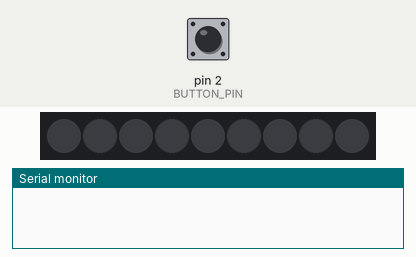
Simulated run of this sketch. Board: Arduino Uno, built with avr-gcc and run on an emulated ATmega328P. Parts: 9 RGB LEDs in strip order, left to right, the last lines printed to the serial monitor. Inputs (shaded band) come from the test bench; at power-on: pin 2 (BUTTON_PIN) HIGH. Random numbers use the default seed unless the sketch sets one.

Above: at 1.2 s.
1.3 s: pin 2 (BUTTON_PIN) pulled LOW for 0.15 s
At 2.2 s:
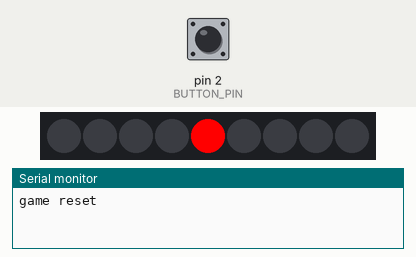
3.2 s: pin 2 (BUTTON_PIN) pulled LOW for 1 s
At 5.4 s:
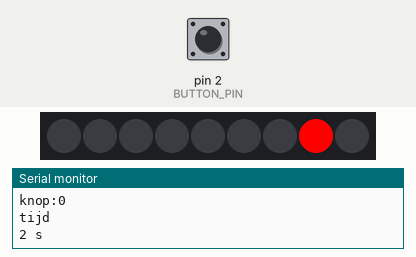
5.7 s: pin 2 (BUTTON_PIN) pulled LOW for 0.15 s
At 7.0 s:
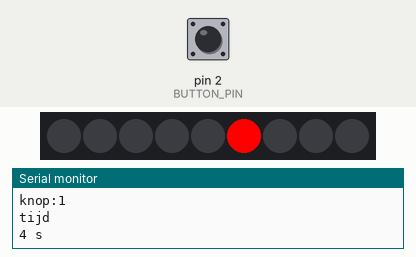
7.3 s: pin 2 (BUTTON_PIN) pulled LOW for 1 s
At 9.5 s:
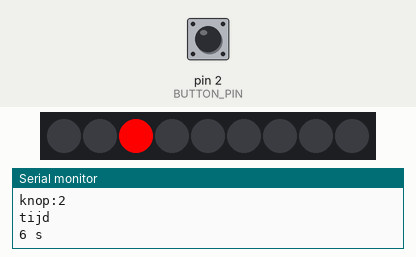
9.8 s: pin 2 (BUTTON_PIN) pulsed LOW 5 times (0.12 s each, 0.3 s apart)
At 11.17 s:
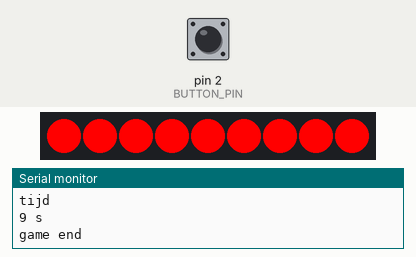
Timing chart, 0 to 12.8 s (numbered marks = the images above; inputs shaded):
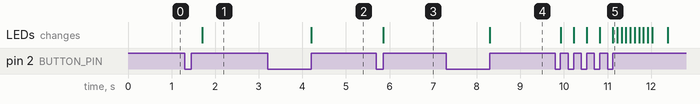

The sketch:

testcode_brugge.ino
```cpp
/// @file    Blink.ino
/// @brief   Blink the first LED of an LED strip
/// @example Blink.ino

#include <FastLED.h>

// How many leds in your strip?
#define NUM_LEDS 9

// For led chips like WS2812, which have a data line, ground, and power, you just
// need to define DATA_PIN.  For led chipsets that are SPI based (four wires - data, clock,
// ground, and power), like the LPD8806 define both DATA_PIN and CLOCK_PIN
// Clock pin only needed for SPI based chipsets when not using hardware SPI
#define DATA_PIN 18
#define CLOCK_PIN 13
int number;
int number_old=0;
int aantal=10;
int go=0;
int progress=0;
int starttijd;
#define BUTTON_PIN 2 // GIOP21 pin connected to button
// Define the array of leds
CRGB leds[NUM_LEDS];
// Variables will change:
int lastState = HIGH; // the previous state from the input pin
int currentState;     // the current reading from the input pin

void setup() {
    FastLED.addLeds<NEOPIXEL, DATA_PIN>(leds, NUM_LEDS);  // GRB ordering is assumed
    Serial.begin(9600);
  // initialize the pushbutton pin as an pull-up input
  pinMode(BUTTON_PIN, INPUT_PULLUP);
}

void loop() {
    currentState = digitalRead(BUTTON_PIN);
  if(lastState == LOW && currentState == HIGH&&go==1)
  {
    if(progress<7)
    {
      Serial.print("knop:");
      Serial.println(progress);
      Serial.println("tijd");
      Serial.print((millis()-starttijd)/1000);
      Serial.println(" s");
      // Turn the LED on, then pause
      // Now turn the LED off, then pause
      leds[number] = CRGB::Black;
      FastLED.show();
      // read the state of the switch/button:
      while(number==number_old)
      {number = random(9);}
      number_old=number;
      leds[number] = CRGB::Red;
      FastLED.show();
      progress=progress+1;
      delay(50);
    }
    else
    {
      Serial.println("game end");
      go=0;
      //Serial.println(go);
      for(int y=0;y<5;y++)
      {
        for(int i =0;i<10;i++)
        {
          leds[i] = CRGB::Red;
        }
        FastLED.show();
        delay(100);
        for(int i =0;i<10;i++)
        {
          leds[i] = CRGB::Black;
        }
        FastLED.show();
        delay(100);
      }
      }
    }
  if(lastState == LOW && currentState == HIGH&&go==0)
  {
    Serial.println("game reset");
    go=1;
    progress=0;
    delay(250);
    starttijd = millis();
    while(number==number_old)
      {number = random(9);}
      number_old=number;
      leds[number] = CRGB::Red;
      FastLED.show();
  }
  // save the last state
  lastState = currentState;
}
```

Measured:
- after the input at 1.3 s, the LEDs: change after 0.40 s (image 1)
- after the input at 3.2 s, the LEDs: change after 1.0 s (image 2)
- after the input at 5.7 s, the LEDs: change after 0.15 s (image 3)
- after the input at 7.3 s, the LEDs: change after 1.0 s (image 4)
- after the input at 9.8 s, the LEDs: first change after 0.12 s (image 5 shows a later state)
